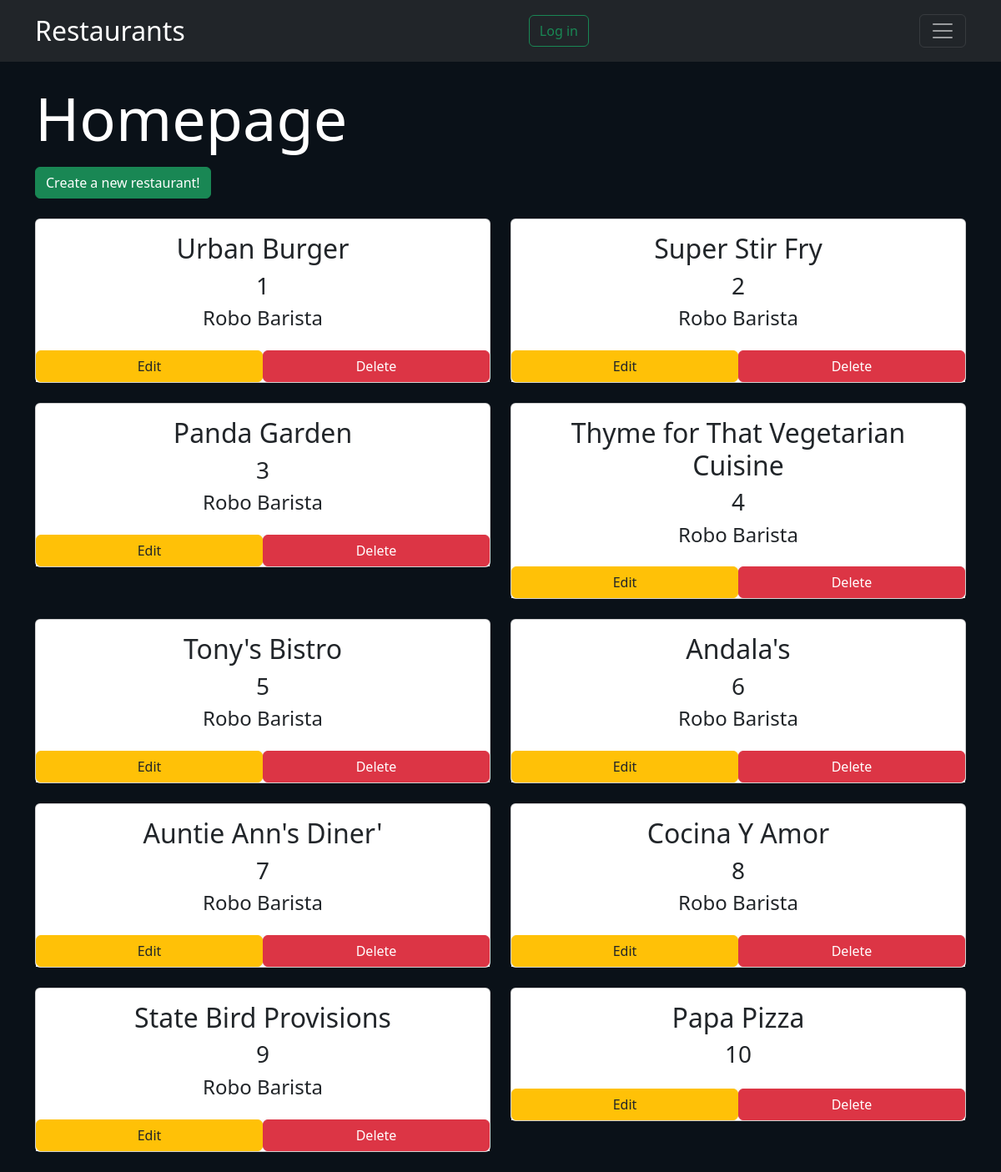
The app's page /restaurants with its own data.
### restaurants/sql/models.py (models this page shows, shortened)
class Restaurant(Base):
    __tablename__ = 'restaurant'
    id = Column(Integer, primary_key = True)
    name = Column(String(80), nullable = False)
    user_id = Column(Integer, ForeignKey('user.id'))
    user = relationship(User)

class User(Base):
    __tablename__ = 'user'
    id = Column(Integer, primary_key=True)
    name = Column(String(250), nullable=False)
    email = Column(String(250), nullable=False)
    picture = Column(String(250))

### restaurants/routes.py (the view)
@app.route('/')
@app.route('/restaurants')
def showRestaurant():
    try:
        restaurants = cursor.query(Restaurant).all()
    except:
        restaurants = None
    login = "google_id" in session
    return render_template('restaurants.html', restaurants=restaurants, login=login, user = session["name"] if "google_id" in session else None)

### restaurants/templates/restaurants.html
{% extends 'layout.html' %}
{% block content %}
    <div>
        <h1 class="display-2 text-white">Homepage</h1>
        <a role="button" class="btn btn-success btn-md text-white mt-2" href="{{url_for('newRestaurant')}}">Create a new restaurant!</a>
    </div>
    <div class="row mt-4">
        {% if restaurants %}
        {% for restaurant in restaurants %}
        <div class="col-xl-6 mb-4">
              <div class="card">
                <a class="card-body" style="text-decoration: none" href="{{url_for('showMenu', restaurant_id=restaurant.id)}}">
                      <h2 class="text-center">{{ restaurant.name }}</h2>
                      <h3 class="text-center">{{ restaurant.id }}</h3>
                      <h4 class="text-center">{{ restaurant.user.name }}</h4>
                </a>
                <div class="d-flex bg-light mb-0">
                  <a
                    class="btn btn-warning m-0 text-reset w-50"
                    href="{{url_for('editRestaurant', restaurant_id=restaurant.id)}}"
                    role="button"
                    >Edit
                  </a>
                  <a
                    class="btn btn-danger m-0 text-white w-50"
                    href="{{url_for('deleteRestaurant', restaurant_id=restaurant.id)}}"
                    role="button"
                    >Delete</a>
                </div>
              </div>
            </div>
        {% endfor %}
        {% endif %}
    </div>
{% endblock %}

### restaurants/templates/layout.html (shortened to what this page needs)
<!doctype html>
<html lang="en">
<head>
    <link href="https://cdn.jsdelivr.net/npm/bootstrap@5.2.1/dist/css/bootstrap.min.css" rel="stylesheet">
</head>
<body style="background-color:#0a1118">
    <nav class="navbar navbar-dark bg-dark">
        <div class="container">
            <a class="navbar-brand fs-2" href="{{url_for('showRestaurant')}}">Restaurants</a>
            <div class="nav-item">
                {% if login %}
                <a class="btn btn-outline-warning my-2 my-sm-0" href="{{url_for('logout')}}">Log out</a>
                {% else %}
                <a class="btn btn-outline-success my-2 my-sm-0" href="{{url_for('login')}}">Log in</a>
                {% endif %}
            </div>
            <button class="navbar-toggler" type='button' data-bs-toggle="collapse" data-bs-target="#navbarText" aria-controls="navbarText" aria-expanded="false" aria-label="Toggle navigation" >
                <span class="navbar-toggler-icon"></span>
            </button>
        </div>
    </nav>
    <div class='container mt-4'>
        {% block content %} {% endblock %}
    </div>
</body>
</html>

### records on screen
Restaurant: name "Urban Burger", id "1", user.name "Robo Barista"
Restaurant: name "Super Stir Fry", id "2", user.name "Robo Barista"
Restaurant: name "Panda Garden", id "3", user.name "Robo Barista"
Restaurant: name "Thyme for That Vegetarian Cuisine", id "4", user.name "Robo Barista"
Restaurant: name "Tony's Bistro", id "5", user.name "Robo Barista"
Restaurant: name "Andala's", id "6", user.name "Robo Barista"
Restaurant: name "Auntie Ann's Diner'", id "7", user.name "Robo Barista"
Restaurant: name "Cocina Y Amor", id "8", user.name "Robo Barista"
Restaurant: name "State Bird Provisions", id "9", user.name "Robo Barista"
Restaurant: name "Papa Pizza", id "10"
